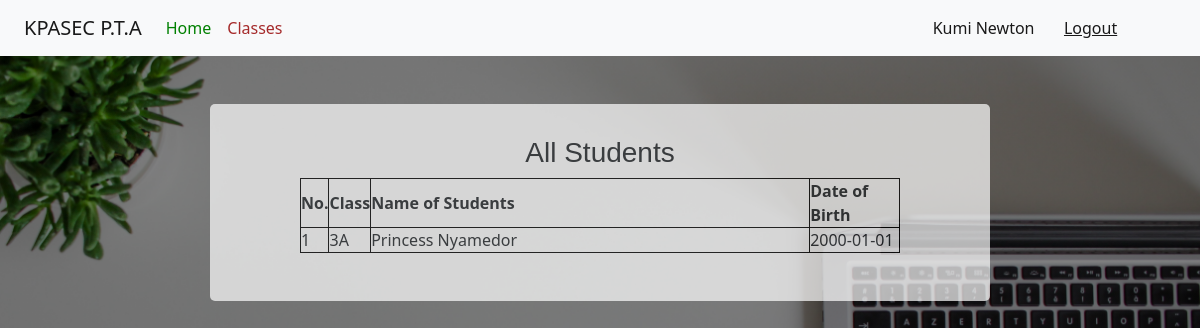
Page /accountant_dashboard/all_students (signed in) on the earlier database version.
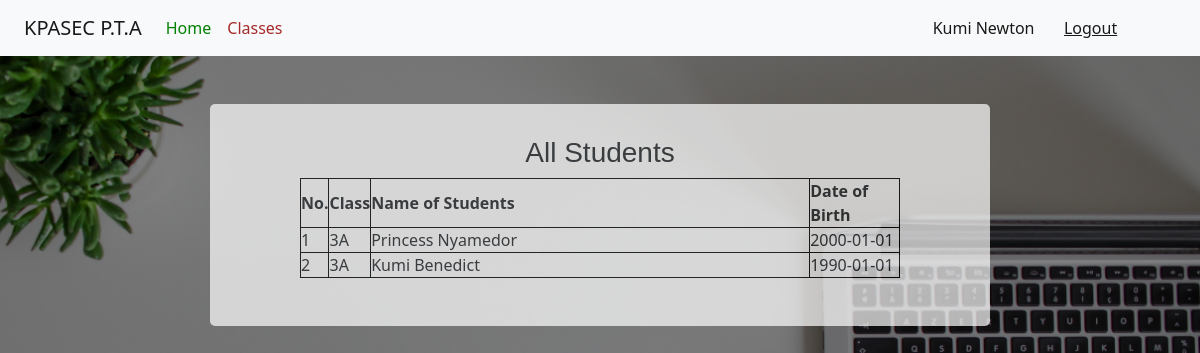
Same page on the later database version.
### app.py (models this page shows, shortened)
class User(db.Model, UserMixin):
	__bind_key__ = "kpasec"
	id = db.Column(db.Integer, primary_key=True)
	date = db.Column(db.DateTime, default = datetime.utcnow())
	username = db.Column(db.String(80), unique=False, nullable=False)
	email = db.Column(db.String(120), unique=True, nullable=False)
	password = db.Column(db.String(120), nullable=False)
	is_admin = db.Column(db.Boolean,  default=False)
	function = db.Column(db.String(120))
	approval = db.Column(db.Boolean, default=False)

class Student(db.Model):
	__bind_key__ = "kpasec"
	id = db.Column(db.Integer, primary_key=True)
	date = db.Column(db.DateTime, default = datetime.utcnow())
	clerk = db.Column(db.String(120),nullable=False)
	date_admitted = db.Column(db.DateTime)
	fullname = db.Column(db.String(80), unique=False, nullable=False)
	date_of_birth = db.Column(db.String(10), unique=True)
	class1 = db.Column(db.String(10), unique=False, nullable=False)
	parent_contact = db.Column(db.String(12), nullable=False)
	phone = db.Column(db.String(12))
	id_number = db.Column(db.String(120), unique=True, nullable=False)
	status = db.Column(db.Boolean, default=True)
	pta = db.relationship('PTAIncome', backref='pta_payer', lazy=True)#Here we reference the class
	etl = db.relationship('ETLIncome', backref='etl_payer', lazy=True)
	payer = db.relationship('StudentPayments', backref='payer', lazy=True)

### app.py (the view)
@app.route("/accountant_dashboard/all_students")
@login_required
def all_students():
	if current_user.is_authenticated and current_user.approval:
		students = Student.query.all()
		return render_template("all_students.html", students=students)
	else:
		abort(404)

### app.py (called while the page is built)
@login_manager.user_loader
def load_user(user_id):
	return User.query.get(int(user_id))

### templates/all_students.html (shortened to what this page needs)
{% extends "bootstrap.html" %}
{% block content %}
<!DOCTYPE html>
<html>
<head>
</head>
<body>
<header>
		<nav class="navbar navbar-expand-lg navbar-light bg-light">
			    <a class="navbar-brand kpa" href="#">KPASEC P.T.A</a>
				<div class="collapse navbar-collapse" id="navbarText">
			      <ul class="navbar-nav me-auto mb-2 mb-lg-0">
			        <li class="nav-item">
			          <a class="nav-link active " aria-current="page" href="{{url_for('accountant_dashboard')}}" id="dash">Home</a>
			        </li>
			        <li class="nav-item d-flex">
			          <a class="nav-link" href="{{url_for('student_classes')}}" id="lis">Classes</a>
			        </li>
			      </ul>
			      <span class="navbar-text" >
			      	<a style="text-decoration:none" href="{{url_for('account')}}" class="nn">{{current_user.username}}</a>
			      	<a href="{{url_for('logout')}}">Logout</a>
			      </span>
			    </div>
			</nav>
	</header>
   <center>
   	<div class="ttable" id="cont1">
   		<h3 class="topp" style="padding-top:4vh;font-family: sans-serif;">All Students </h3>
   		<table >
   			<tr>
   				<th class="non">No.</th>
   				<th class="foom">Class</th>
   				<th class="fom">Name of Students</th>
   				<th class="fomm">Date of Birth</th>
   			</tr>
   			{% for student in students %}
   			<tr>
   				<td>{{loop.index}}</td>
   				<td class="fom">{{student.class1}}</td>
   				<td>{{student.fullname}}</td>
   				<td>{{student.date_of_birth}}</td>
   			</tr>
   			{% endfor %}
   		</table><br><br>
   	</div><br><br>
</center>
</body>
</html>
{% endblock %}

### templates/bootstrap.html (shortened to what this page needs)
<!doctype html>
<html lang="en">
  <head>
    <link href="https://cdn.jsdelivr.net/npm/bootstrap@5.1.3/dist/css/bootstrap.min.css" rel="stylesheet">
  </head>
  <body>
    {% block content%}
    {% endblock %}
  </body>
</html>

Differences in the rows shown:
added Student: class1 "3A", fullname "Kumi Benedict", date_of_birth "1990-01-01"
